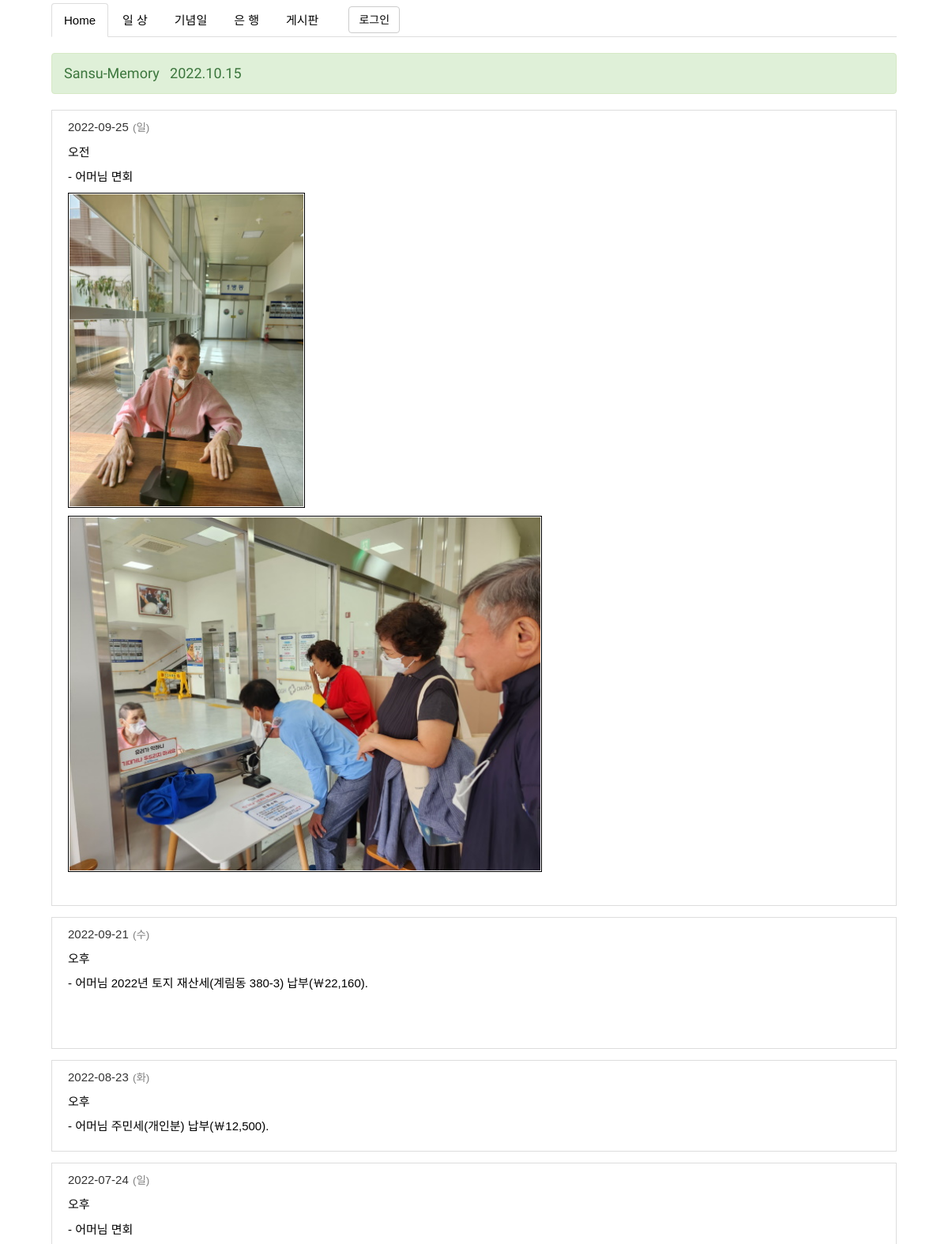
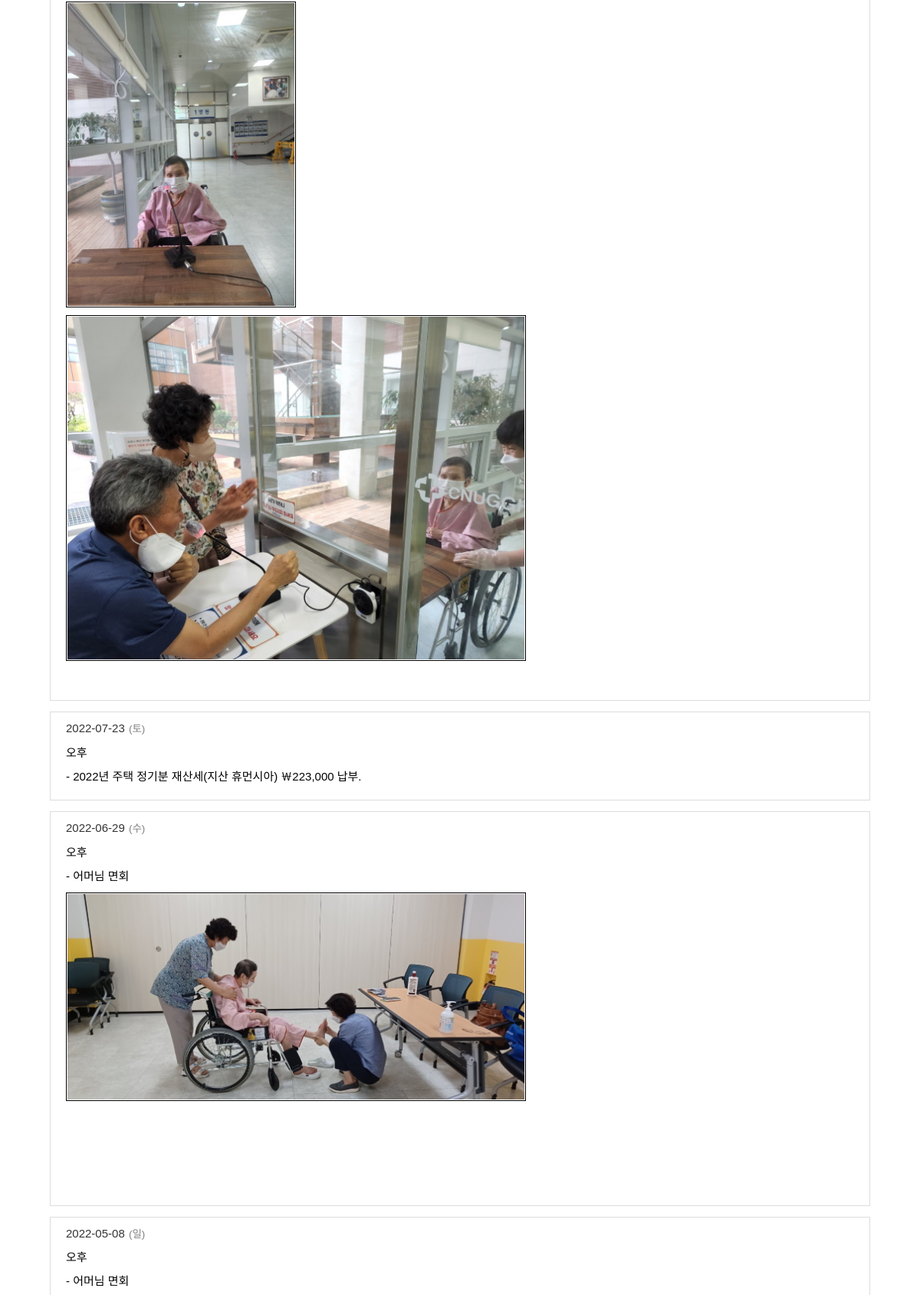
Screenshot of /daily_list/ (upper part) with the database file from the repository (2 pictures, top to bottom).
### family_site/models.py (models this page shows, shortened)
class Daily(models.Model):
    daily_date = models.DateField('날자', help_text='날자입력')
    daily_day = models.CharField('요일', max_length=4, help_text='토요일 입력')
    daily_content = models.TextField('글내용', help_text='summernote 글 내용')
    daily_created_date = models.DateTimeField('생성일', default=timezone.now, help_text='생성날자')
    daily_published_date = models.DateTimeField('수정일', auto_now=True, help_text='수정날자')
    class Meta:
        ordering = ('-id',)

### family_site/views.py (the view)
# urls.py: path('daily_list/', views.DailyListView.as_view(), name='daily_list'),
class DailyListView(ListView):
    model = Daily
    template_name = 'family_site/daily/daily_list.html'

### family_site/templates/family_site/daily/daily_list.html
{% extends 'main_layout.html' %}
{% load static %}
{% block stylesheet %} {% static 'family_site/css/daily/daily_list.css' %} {% endblock stylesheet %}
{% block content1 %}
{% for i in object_list%}
<div id='daily'>
    <ul>
        <li><span>{{ i.daily_date|date:'Y-m-d' }}</span> <span>({{ i.daily_day }})</span></li>
        <li><span>{{ i.daily_content|safe }}</span></li>
    </ul>
</div>
{% endfor %}
{% endblock content1 %}

### staticfiles/css/main_layout.css (style rules this page uses)
* { padding: 0px; margin: 0px; font-size: 15px; font-family: "맑은 고딕", 나눔고딕, 고딕, Arial, Tahoma, "Trebuche MS", "Times New Roman", 바탕, 바탕체; word-wrap: break-word; }

### family_site/static/family_site/css/daily/daily_list.css (style rules this page uses)
#daily { border: 1px solid #dddddd; padding: 10px 10px 10px 20px; margin-bottom: 14px; display: block; overflow: auto; }
#daily > ul { list-style: none; }
#daily > ul > li:first-child > span+span { font-size: 0.9em; color: gray; padding-left: 1px; }
#daily ul> li:nth-child(2) > span { font-size: 0.9em; color: black; padding-top: 10px; display: block; }
img { display: block; max-width: 98%; max-height: 98%; position: relative; overflow: hidden; border: 1px solid #000000; padding: 1px; }

### rows the page displays
Daily: daily_date "2022-09-25", daily_day "일", daily_content "오전 - 어머님 면회", daily_content (picture)
Daily: daily_date "2022-09-21", daily_day "수", daily_content "오후 - 어머님 2022년 토지 재산세(계림동 380-3) 납부(￦22,160)."
Daily: daily_date "2022-08-23", daily_day "화", daily_content "오후 - 어머님 주민세(개인분) 납부(￦12,500)."
Daily: daily_date "2022-07-24", daily_day "일", daily_content "오후 - 어머님 면회", daily_content (picture)
Daily: daily_date "2022-07-23", daily_day "토", daily_content "오후 - 2022년 주택 정기분 재산세(지산 휴먼시아) ￦223,000 납부."
Daily: daily_date "2022-06-29", daily_day "수", daily_content "오후 - 어머님 면회", daily_content (picture)
Daily: daily_date "2022-05-08", daily_day "일", daily_content "오후 - 어머님 면회"
